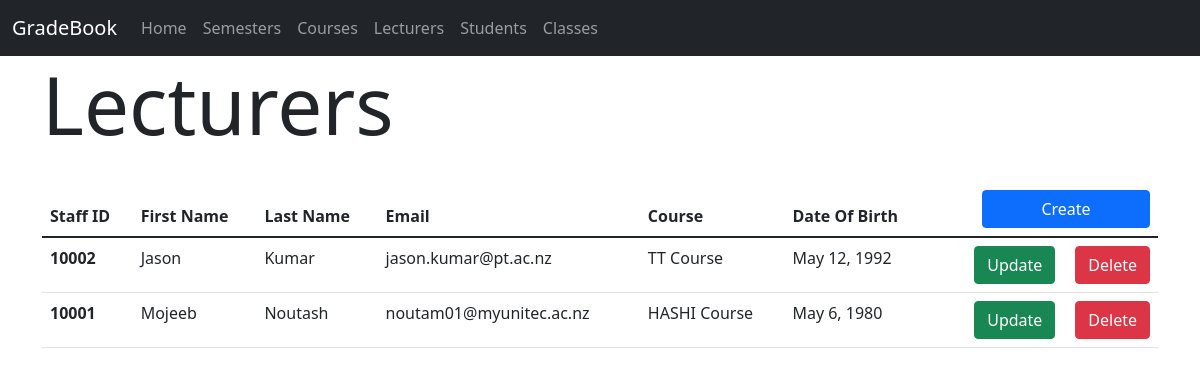
Screenshot of /lecturers with the database file from the repository.
### gradebook/models.py (models this page shows, shortened)
class Lecturer(models.Model):
    user = models.OneToOneField(User, null=True, on_delete=models.CASCADE)
    staffID = models.PositiveIntegerField(null=False, blank=False, unique=True)
    firstName = models.CharField(max_length=100, null=False, blank=False)
    lastName = models.CharField(max_length=100, null=False, blank=False)
    email = models.EmailField(max_length=254, null=False, blank=False)
    course = models.ForeignKey(Course, on_delete=models.CASCADE)
    dateOfBirth = models.DateField(null=False, blank=False)

class Course(models.Model):
    code = models.CharField(max_length=50, null=False, blank=False, unique=True)
    name = models.CharField(max_length=100, null=False, blank=False)
    def __str__(self):
        return self.name

### gradebook/views.py (the view)
# urls.py: path('lecturers', ListLecturersView.as_view(), name='list_lecturers'),
class ListLecturersView(ListView):
    model = Lecturer
    template_name = 'lecturer/list_lecturers.html'

### gradebook/templates/lecturer/list_lecturers.html (shortened to what this page needs)
{% extends "base.html" %}
{% block content %}
    <h1 class="display-1" style="margin-bottom: 30px">Lecturers</h1>
    <table class="table">
  <thead>
    <tr>
      <th scope="col">Staff ID</th>
      <th scope="col">First Name</th>
      <th scope="col">Last Name</th>
      <th scope="col">Email</th>
      <th scope="col">Course</th>
      <th scope="col">Date Of Birth</th>
      <th><a href="{% url "create_lecturer" %}" class="btn btn-primary" style="float: right;width: 168px">Create</a></td></th>
    </tr>
  </thead>
  <tbody>
  {% for lecturer in object_list %}
    <tr>
      <th scope="row">{{ lecturer.staffID }}</th>
      <td>{{ lecturer.firstName }}</td>
      <td>{{ lecturer.lastName }}</td>
      <td>{{ lecturer.email }}</td>
      <td>{{ lecturer.course }}</td>
      <td>{{ lecturer.dateOfBirth }}</td>
      <td>
          <a href="{% url "delete_lecturer" lecturer.id %}" class="btn btn-danger" style="float: right">Delete</a>
          <a href="{% url "update_lecturer" lecturer.id %}" class="btn btn-success" style="float: right; margin-right: 20px">Update</a>
      </td>
    </tr>
  {% endfor %}
  </tbody>
</table>
{% endblock %}

### rows the page displays
Lecturer: staffID "10002", firstName "Jason", lastName "Kumar", email "jason.kumar@pt.ac.nz", course "TT Course", dateOfBirth "May 12, 1992"
Lecturer: staffID "10001", firstName "Mojeeb", lastName "Noutash", email "noutam01@myunitec.ac.nz", course "HASHI Course", dateOfBirth "May 6, 1980"
